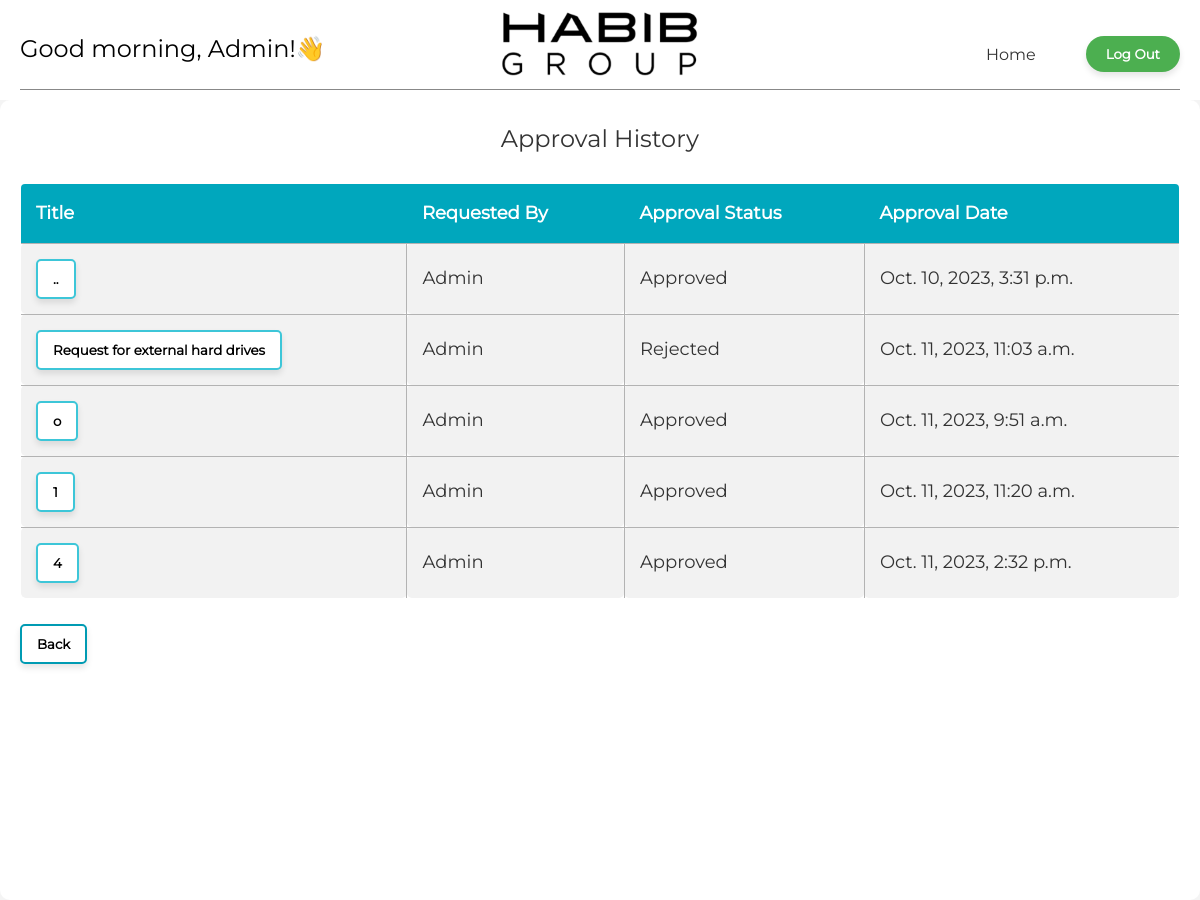
Before: /approval_history/ (signed in) with the older database file.
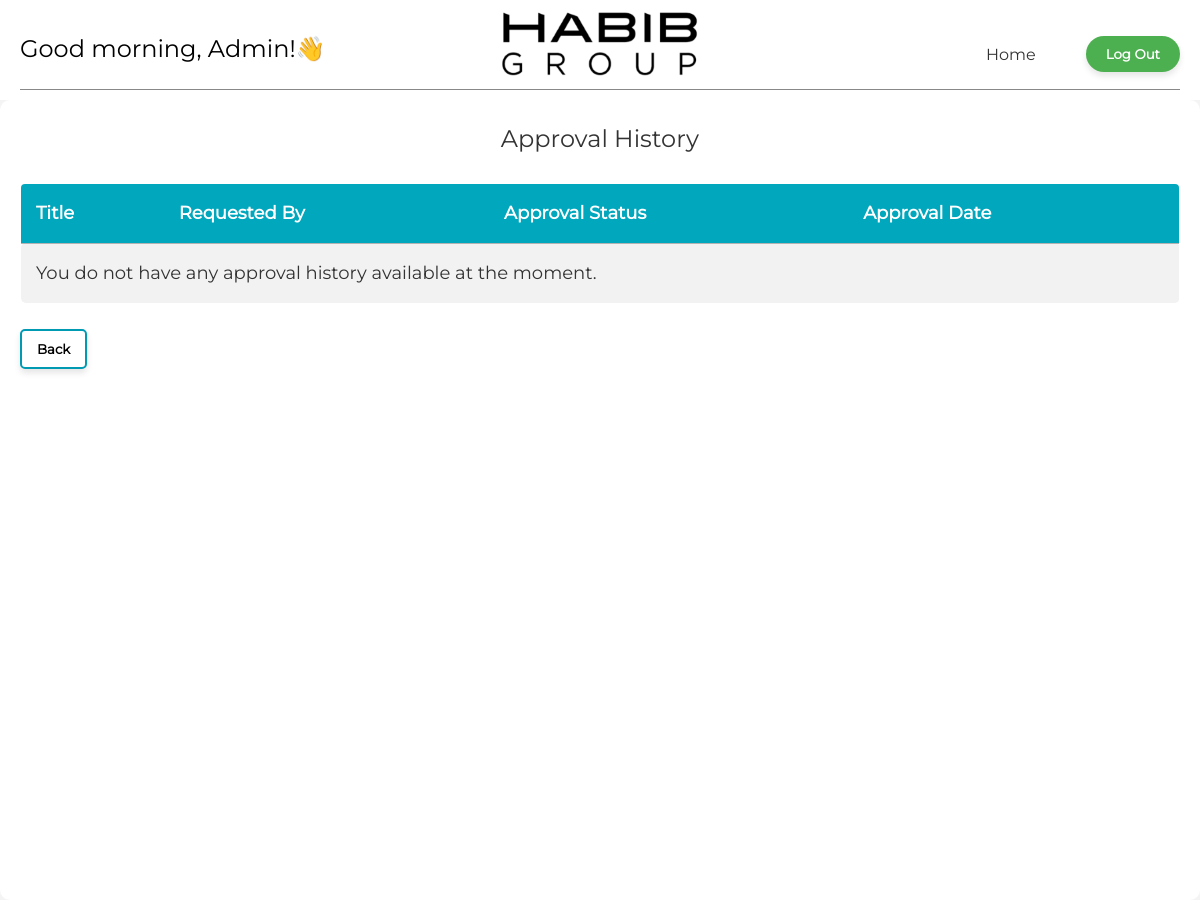
After: the same page with the newer database file.
### app/models.py (models this page shows, shortened)
class Quotation(models.Model):
    STATUS_CHOICES_VERIFIER = (
        ("PENDING", "pending"),
        ("VERIFIED", "verified"),
        ("REJECTED", "rejected"),
    )
    STATUS_CHOICES_APPROVER = (
        ("PENDING", "pending"),
        ("APPROVED", "approved"),
        ("REJECTED", "rejected"),
    )
    FINAL_APPROVER_STATUS_CHOICES = (
        ("PENDING", "pending"),
        ("APPROVED", "approved"),
        ("REJECTED", "rejected"),
    )
    FINANCE_STATUS_CHOICES = (
        ("PENDING", "pending"),
        ("APPROVED", "approved"),
        ("REJECTED", "rejected"),
    )
    qid = models.AutoField(primary_key=True)
    title = models.CharField(max_length=255)
    date = models.DateTimeField(auto_now_add=True)
    initiator = models.ForeignKey(User, on_delete=models.CASCADE, related_name='initiated_quotations', blank=True)
    remarks = models.TextField(null=True, blank=True)
    department = models.ForeignKey(Department, on_delete=models.SET_NULL, null=True, related_name='quotations')
    branch = models.ForeignKey(Branch, on_delete=models.SET_NULL, null=True, related_name='quotations')
    entity = models.ForeignKey(Entity, on_delete=models.SET_NULL, null=True, related_name='quotations')
    supplier = models.CharField(max_length=255, null=True)
    item = models.CharField(max_length=255, null=True)
    specification = models.TextField(null=True, blank=True)
    quantity = models.PositiveIntegerField(null=True)
    price = models.DecimalField(max_digits=10, decimal_places=2, null=True)
    total_amount = models.DecimalField(max_digits=10, decimal_places=2, null=True)
    verifier = models.ForeignKey(User, on_delete=models.SET_NULL, related_name='verified_quotations', null=True, blank=True)
    verify_status = models.CharField(default='pending', choices=STATUS_CHOICES_VERIFIER, max_length=20)
    verified_at = models.DateTimeField(null=True, blank=True)
    verify_remarks = models.CharField(max_length=50, blank=True, null=True, help_text="Max length is 50 characters")
    approver = models.ForeignKey(User, on_delete=models.SET_NULL, related_name='approved_quotations', null=True, blank=True)
    approve_status = models.CharField(default='pending', choices=STATUS_CHOICES_APPROVER, max_length=20, blank=True, null=True)
    approval_at = models.DateTimeField(null=True, blank=True)
    approval_remarks = models.CharField(max_length=50, blank=True, null=True, help_text="Max length is 50 characters")
    final_approver = models.ForeignKey(User, on_delete=models.SET_NULL, related_name='final_approved_quotations', null=True, blank=True)
    final_approval_status = models.CharField(default='PENDING', choices=FINAL_APPROVER_STATUS_CHOICES, max_length=20, blank=True, null=True)
    final_approval_at = models.DateTimeField(null=True, blank=True)
    final_approval_remarks = models.CharField(max_length=50, blank=True, null=True)
    finance_user = models.ForeignKey(User, on_delete=models.SET_NULL, related_name='finance_user_quotations', null=True, blank=True)
    finance_status = models.CharField(default='PENDING', choices=FINANCE_STATUS_CHOICES, max_length=20, blank=True, null=True)
    finance_reviewed_at = models.DateTimeField(null=True, blank=True)
    finance_remarks = models.CharField(max_length=50, blank=True, null=True)

### app/views.py (the view)
# urls.py: path('approval_history/', views.approval_history, name='approval_history'),
@login_required
@cache_control(no_cache=True, must_revalidate=True, no_store=True)
def approval_history(request):
    user_quotations = Quotation.objects.filter(
        approver=request.user, approve_status__in=["APPROVED", "REJECTED"]
    )
    context = {"quotations": user_quotations}
    return render(request, "approval_history.html", context)

### app/templates/approval_history.html (shortened to what this page needs)
{% extends 'base.html' %}
{% block content %}
<div id="list-container">
    <h2>Approval History</h2>
    <table id="approve-history">
        <thead>
            <tr>
                <th>Title</th>
                <th>Requested By</th>
                <th>Approval Status</th>
                <th>Approval Date</th>
            </tr>
        </thead>
        <tbody>
            {% for q in quotations %}
            <tr>
                <td>
                    <form action="{% url 'quotation_details' q.qid %}" method="get">
                        <button class="btn-link-approve-history" id="btn-link-approve-history" type="submit">{{ q.title }}</button>
                    </form>
                </td>
                <td>{{ q.initiator }}</td>
                <td>{{ q.approve_status }}</td>
                <td>{{ q.approval_at }}</td>
            </tr>
            {% empty %}
            <tr>
                <td colspan="4" class="text-center">You do not have any approval history available at the moment.</td>
            </tr>
            {% endfor %}
        </tbody>
    </table>
    <a href="#" onclick="history.go(-1)" class="btn-back">
        <button>Back</button>
    </a>
</div>
{% endblock %}

Changed rows visible on the page:
removed Quotation: title "..", initiator "admin", approve_status "approved", approval_at "oct. 10, 2023, 3:31 p.m."
removed Quotation: title "Request for external hard drives", initiator "admin", approve_status "rejected", approval_at "oct. 11, 2023, 11:03 a.m."
removed Quotation: title "o", initiator "admin", approve_status "approved", approval_at "oct. 11, 2023, 9:51 a.m."
removed Quotation: title "1", initiator "admin", approve_status "approved", approval_at "oct. 11, 2023, 11:20 a.m."
removed Quotation: title "4", initiator "admin", approve_status "approved", approval_at "oct. 11, 2023, 2:32 p.m."
Other visible differences:
text now shown: "you do not have any approval history available at the moment."
